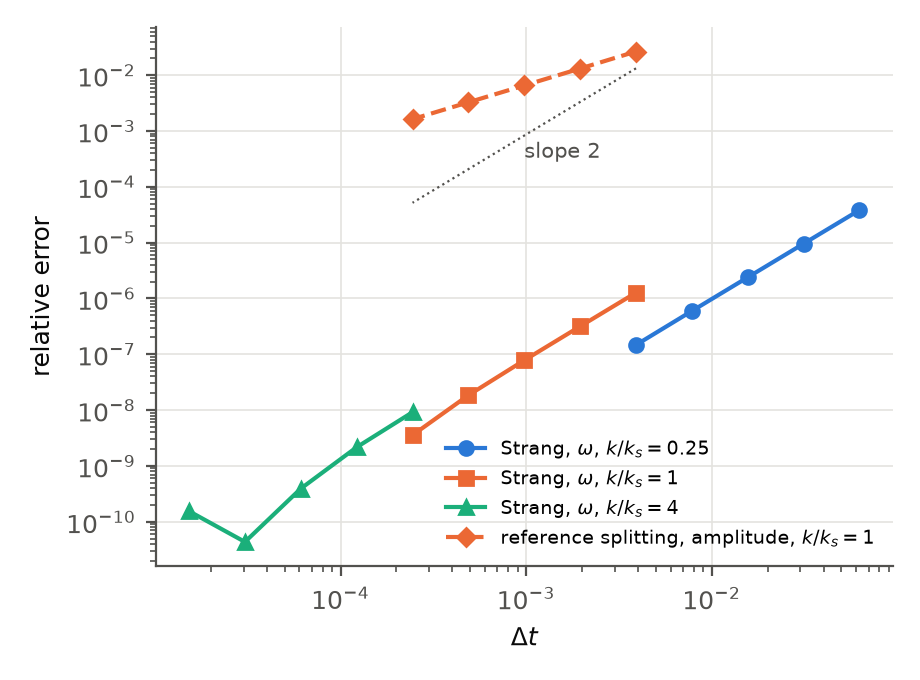
#> input picture papers/ar_bogoliubov_sk/data/fig_convergence.png, 920 x 680 px
$ python script_digitize_sk.py ../../ar_bogoliubov_sk/data/fig_convergence.png out.png
#> lines starting #> are read from the running program, lines starting #| are printed output that depends on the picture; after the words box and inside, x2 and y2 are one past the last pixel; in counts of white or black regions, pixels touching at a corner belong together
"""Tier X digitization of Stamper-Kurn et al. (cond-mat/9906035) Fig. 3a from the 600 dpi crop.

Calibration (pixel rows/cols of the crop): S = 1.0 at row 206, S = 0.0 at row 633 (axis lines);
top axis peak density 0 at col 205, 6 (x1e14 cm^-3) at col 969.
Error bars are the extent of dark pixels in the marker column (vertical) / marker row (horizontal).
"""
import json
import sys

import numpy as np
from PIL import Image

dark = np.array(Image.open(sys.argv[1]).convert('L')) < 128
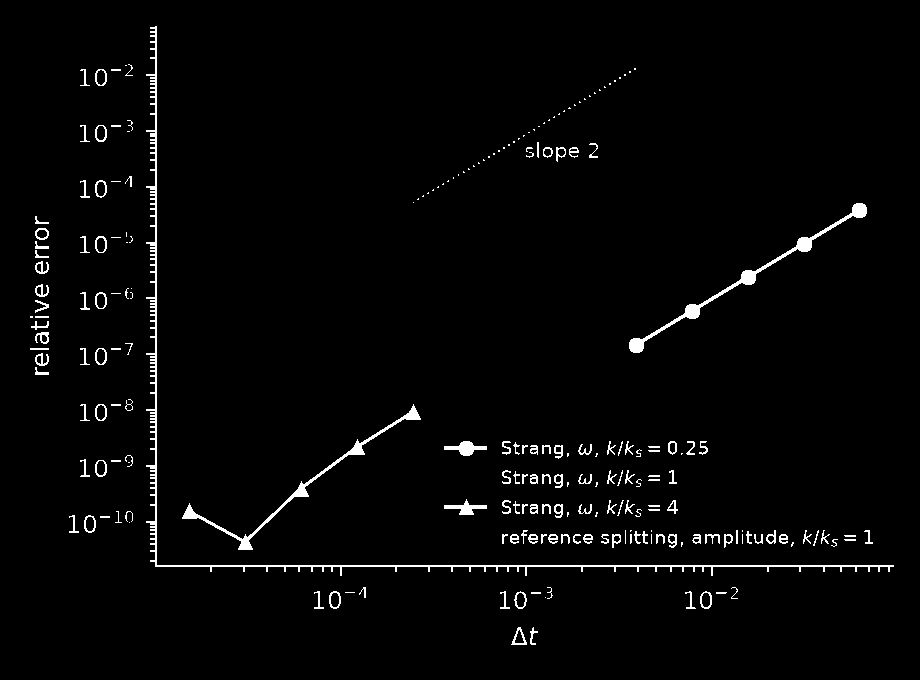
#> dark: shape (680, 920) bool; 2.3% white in thin lines or dots, all inside (x1, y1, x2, y2) = (30, 26, 894, 645)
outp = sys.argv[2]
Y1, Y0 = 206.0, 633.0
XD0, XD6 = 205.0, 969.0
guess = [(463, 402), (770, 471), (988, 508)]


def centroid(px, py, r=11):
#> called with px = 463, py = 402, r = 11
    win = 16
    sub = dark[py - win:py + win + 1, px - win:px + win + 1]
#> sub: shape (33, 33) bool; every value is 0
    yy, xx = np.mgrid[-win:win + 1, -win:win + 1]
    m = sub & ((xx ** 2 + yy ** 2) <= r * r)
    return px + (xx * m).sum() / m.sum(), py + (yy * m).sum() / m.sum()


def walk(line, start, step, lo, hi):
    pos = start
    last = start
    gap = 0
    while lo < pos + step < hi and gap < 3:
        pos += step
        if line[pos]:
            last = pos
            gap = 0
        else:
            gap += 1
    return last


rows = []
for gx, gy in guess:
    cx, cy = centroid(gx, gy)
#> cx = nan; cy = nan
#> (the run stopped early here; a loop or call above may not have finished)

$ run again, on papers/ar_bogoliubov_sk/data/fig_helium.png
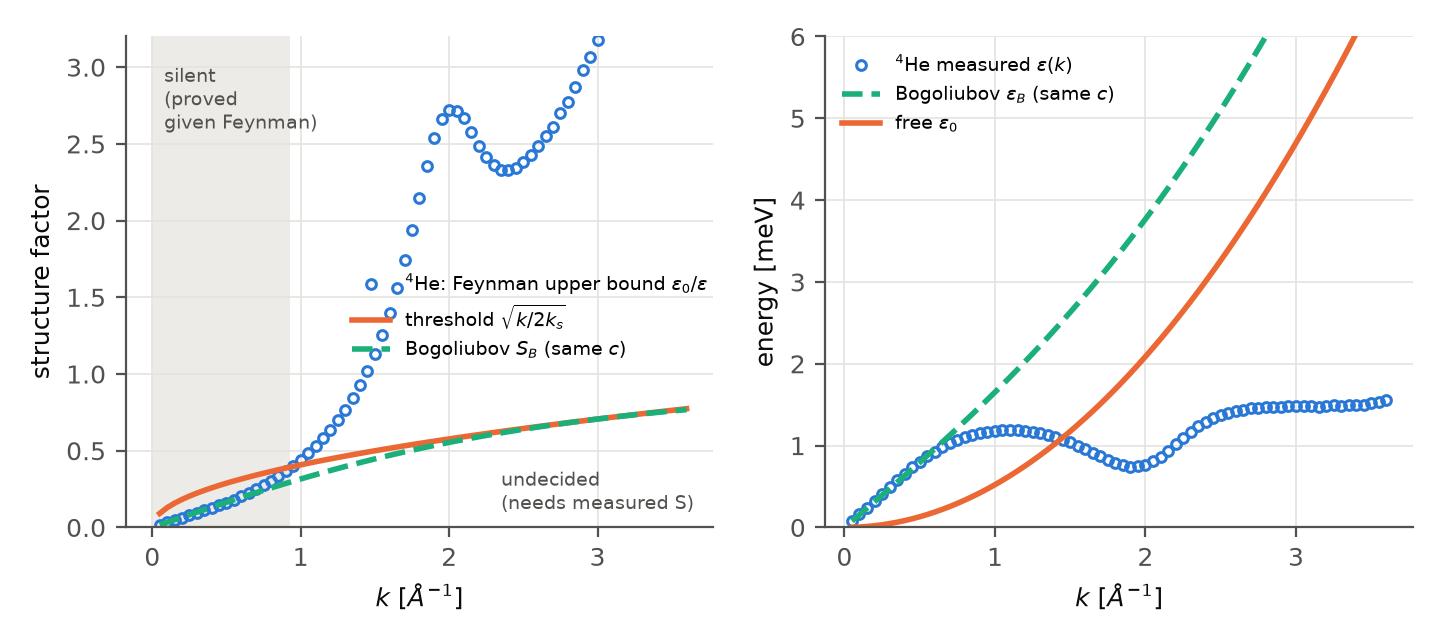
#> input picture papers/ar_bogoliubov_sk/data/fig_helium.png, 1440 x 640 px
#> `dark = np.array(Image.open(sys.argv[1]).convert('L')) < 128`:
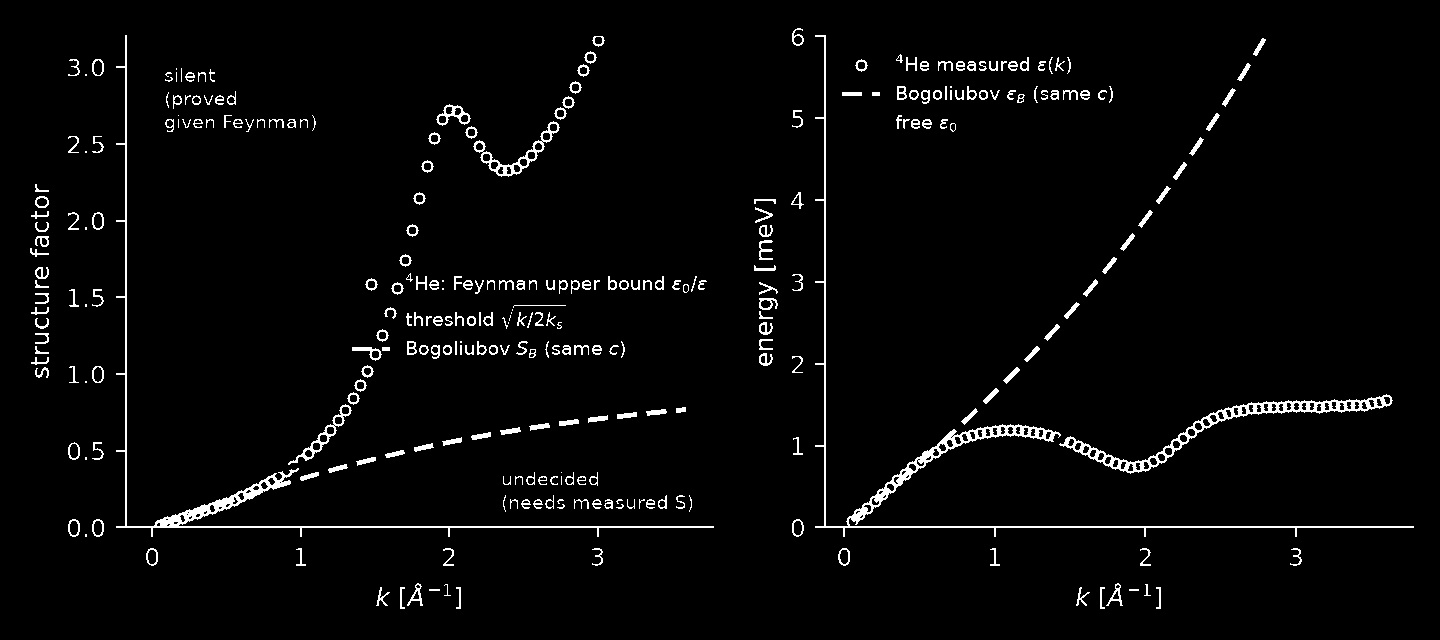
#> dark: shape (640, 1440) bool; 3% white in thin lines or dots, all inside (x1, y1, x2, y2) = (30, 28, 1414, 609)
#> sub: shape (33, 33) bool; every value is 0
#> cx = nan

$ run again, on papers/ar_bogoliubov_sk/data/fig_s_over_bound.png
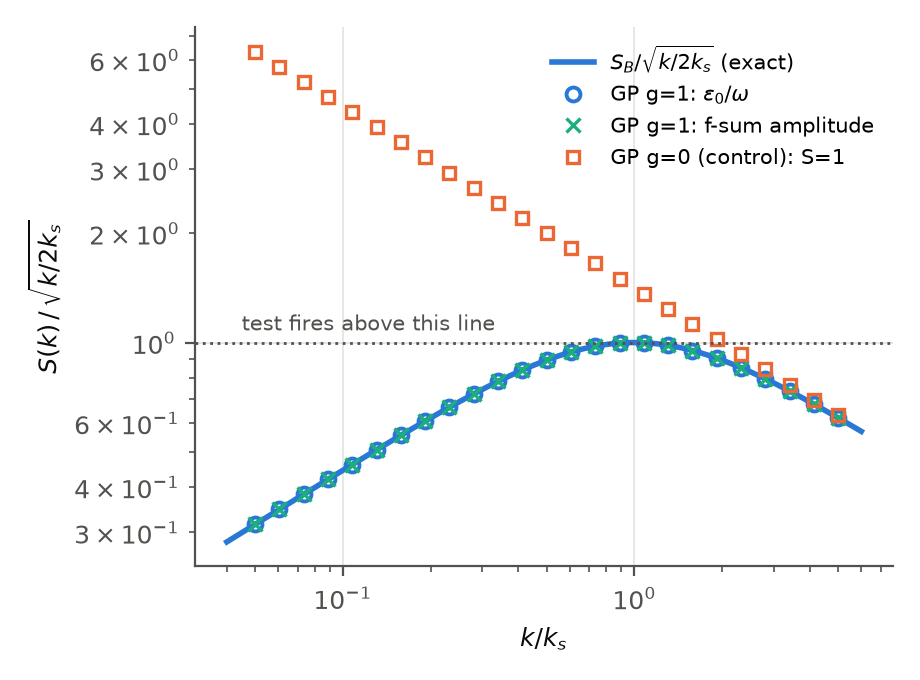
#> input picture papers/ar_bogoliubov_sk/data/fig_s_over_bound.png, 920 x 680 px
#> `dark = np.array(Image.open(sys.argv[1]).convert('L')) < 128`:
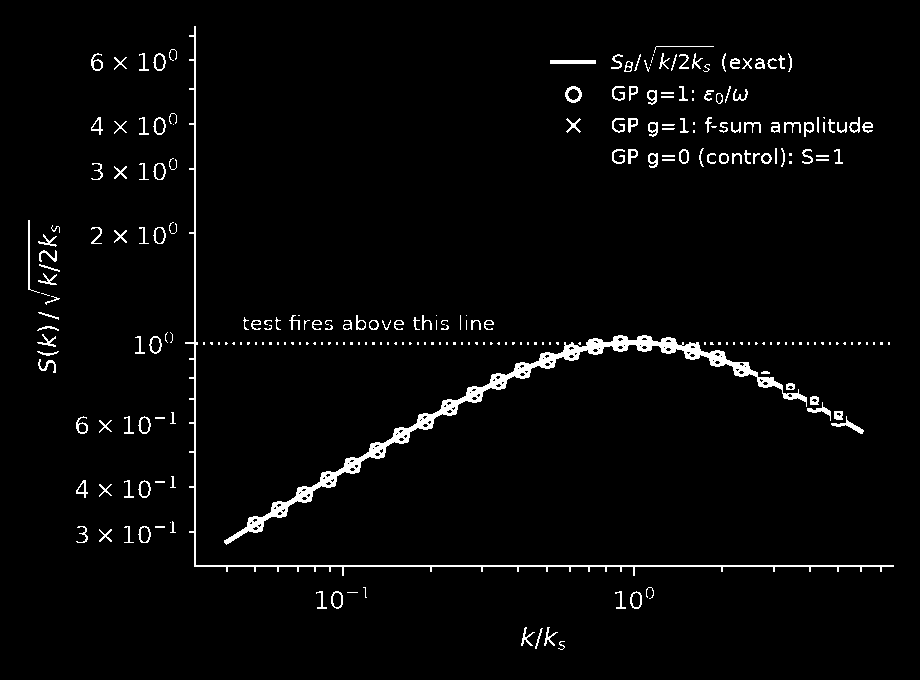
#> dark: shape (680, 920) bool; 2.9% white; 258 white regions (107 under 20 px), largest, box (x1, y1, x2, y2) and area: (224, 335, 807, 545) 6055, (185, 26, 894, 576) 2868, (550, 60, 596, 64) 184
#> sub: shape (33, 33) bool; 34.7% white; 1 white region, box (x1, y1, x2, y2) and area: (0, 0, 33, 30) 378
#> in centroid, `m = sub & ((xx ** 2 + yy ** 2) <= r * r)`:
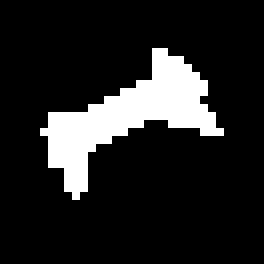
#> m: shape (33, 33) bool (shown 8 times larger); 13.9% white; 1 white region, box (x1, y1, x2, y2) and area: (5, 6, 28, 25) 151
#> cx = 462.6; cy = 400.1
#> after the loop in walk, `while lo < pos + step < hi and gap < 3:`: pos = 393
#> up = 396
#> dn = 402
#> lf = 442
#> rt = 481
#> S = 0.545
#> dens = 2.02
#> r = {'px': 462.6, 'py': 400.1, 'S': 0.545, 'S_hi': 0.555, 'S_lo': 0.541, 'dens_1e14': 2.02, 'dens_lo': 1.86, 'dens_hi': 2.17}
#| {'px': 462.603, 'py': 400.126, 'S': 0.545, 'S_hi': 0.555, 'S_lo': 0.541, 'dens_1e14': 2.023, 'dens_lo': 1.861, 'dens_hi': 2.168}
